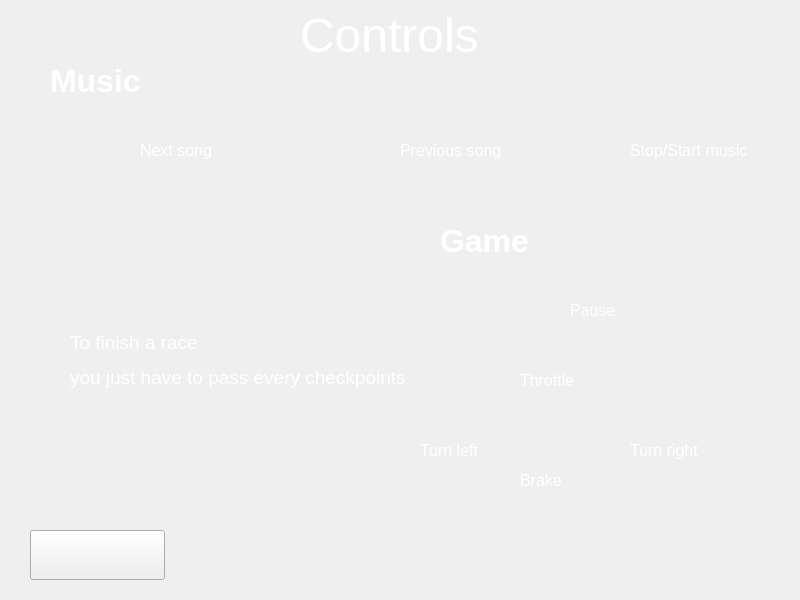
<?xml version="1.0" encoding="UTF-8"?>
<ui version="4.0">
 <class>Help</class>
 <widget class="QWidget" name="Help">
  <property name="geometry">
   <rect>
    <x>0</x>
    <y>0</y>
    <width>800</width>
    <height>600</height>
   </rect>
  </property>
  <property name="windowTitle">
   <string>Form</string>
  </property>
  <widget class="QLabel" name="label">
   <property name="geometry">
    <rect>
     <x>90</x>
     <y>130</y>
     <width>61</width>
     <height>41</height>
    </rect>
   </property>
   <property name="font">
    <font>
     <family>Leelawadee UI</family>
     <pointsize>12</pointsize>
    </font>
   </property>
   <property name="styleSheet">
    <string notr="true">color:white;</string>
   </property>
   <property name="text">
    <string/>
   </property>
  </widget>
  <widget class="QLabel" name="label_2">
   <property name="geometry">
    <rect>
     <x>140</x>
     <y>140</y>
     <width>111</width>
     <height>21</height>
    </rect>
   </property>
   <property name="font">
    <font>
     <family>Leelawadee UI</family>
     <pointsize>12</pointsize>
    </font>
   </property>
   <property name="styleSheet">
    <string notr="true">color:white;</string>
   </property>
   <property name="text">
    <string>Next song</string>
   </property>
  </widget>
  <widget class="QLabel" name="label_4">
   <property name="geometry">
    <rect>
     <x>400</x>
     <y>140</y>
     <width>111</width>
     <height>21</height>
    </rect>
   </property>
   <property name="font">
    <font>
     <family>Leelawadee UI</family>
     <pointsize>12</pointsize>
    </font>
   </property>
   <property name="styleSheet">
    <string notr="true">color:white;</string>
   </property>
   <property name="text">
    <string>&lt;html&gt;&lt;head/&gt;&lt;body&gt;&lt;p&gt;Previous song&lt;/p&gt;&lt;/body&gt;&lt;/html&gt;</string>
   </property>
  </widget>
  <widget class="QLabel" name="label_5">
   <property name="geometry">
    <rect>
     <x>510</x>
     <y>290</y>
     <width>61</width>
     <height>41</height>
    </rect>
   </property>
   <property name="font">
    <font>
     <family>Leelawadee UI</family>
     <pointsize>12</pointsize>
    </font>
   </property>
   <property name="styleSheet">
    <string notr="true">color:white;</string>
   </property>
   <property name="text">
    <string/>
   </property>
  </widget>
  <widget class="QLabel" name="label_6">
   <property name="geometry">
    <rect>
     <x>570</x>
     <y>300</y>
     <width>81</width>
     <height>20</height>
    </rect>
   </property>
   <property name="font">
    <font>
     <family>Leelawadee UI</family>
     <pointsize>12</pointsize>
    </font>
   </property>
   <property name="styleSheet">
    <string notr="true">color:white;</string>
   </property>
   <property name="text">
    <string>Pause</string>
   </property>
  </widget>
  <widget class="QLabel" name="label_7">
   <property name="geometry">
    <rect>
     <x>530</x>
     <y>390</y>
     <width>60</width>
     <height>40</height>
    </rect>
   </property>
   <property name="font">
    <font>
     <family>Leelawadee UI</family>
     <pointsize>12</pointsize>
    </font>
   </property>
   <property name="styleSheet">
    <string notr="true">color:white;</string>
   </property>
   <property name="text">
    <string/>
   </property>
  </widget>
  <widget class="QLabel" name="label_8">
   <property name="geometry">
    <rect>
     <x>571</x>
     <y>430</y>
     <width>61</width>
     <height>41</height>
    </rect>
   </property>
   <property name="font">
    <font>
     <family>Leelawadee UI</family>
     <pointsize>12</pointsize>
    </font>
   </property>
   <property name="styleSheet">
    <string notr="true">color:white;</string>
   </property>
   <property name="text">
    <string/>
   </property>
  </widget>
  <widget class="QLabel" name="label_9">
   <property name="geometry">
    <rect>
     <x>490</x>
     <y>430</y>
     <width>61</width>
     <height>41</height>
    </rect>
   </property>
   <property name="font">
    <font>
     <family>Leelawadee UI</family>
     <pointsize>12</pointsize>
    </font>
   </property>
   <property name="styleSheet">
    <string notr="true">color:white;</string>
   </property>
   <property name="text">
    <string/>
   </property>
  </widget>
  <widget class="QLabel" name="label_10">
   <property name="geometry">
    <rect>
     <x>530</x>
     <y>430</y>
     <width>61</width>
     <height>41</height>
    </rect>
   </property>
   <property name="font">
    <font>
     <family>Leelawadee UI</family>
     <pointsize>12</pointsize>
    </font>
   </property>
   <property name="styleSheet">
    <string notr="true">color:white;</string>
   </property>
   <property name="text">
    <string/>
   </property>
  </widget>
  <widget class="QLabel" name="label_11">
   <property name="geometry">
    <rect>
     <x>520</x>
     <y>370</y>
     <width>111</width>
     <height>21</height>
    </rect>
   </property>
   <property name="font">
    <font>
     <family>Leelawadee UI</family>
     <pointsize>12</pointsize>
    </font>
   </property>
   <property name="styleSheet">
    <string notr="true">color:white;</string>
   </property>
   <property name="text">
    <string>Throttle</string>
   </property>
  </widget>
  <widget class="QLabel" name="label_12">
   <property name="geometry">
    <rect>
     <x>630</x>
     <y>440</y>
     <width>71</width>
     <height>21</height>
    </rect>
   </property>
   <property name="font">
    <font>
     <family>Leelawadee UI</family>
     <pointsize>12</pointsize>
    </font>
   </property>
   <property name="styleSheet">
    <string notr="true">color:white;</string>
   </property>
   <property name="text">
    <string>Turn right</string>
   </property>
  </widget>
  <widget class="QLabel" name="label_13">
   <property name="geometry">
    <rect>
     <x>420</x>
     <y>440</y>
     <width>61</width>
     <height>21</height>
    </rect>
   </property>
   <property name="font">
    <font>
     <family>Leelawadee UI</family>
     <pointsize>12</pointsize>
    </font>
   </property>
   <property name="styleSheet">
    <string notr="true">color:white;</string>
   </property>
   <property name="text">
    <string>Turn left</string>
   </property>
  </widget>
  <widget class="QLabel" name="label_14">
   <property name="geometry">
    <rect>
     <x>520</x>
     <y>470</y>
     <width>111</width>
     <height>21</height>
    </rect>
   </property>
   <property name="font">
    <font>
     <family>Leelawadee UI</family>
     <pointsize>12</pointsize>
    </font>
   </property>
   <property name="styleSheet">
    <string notr="true">color:white;</string>
   </property>
   <property name="text">
    <string>Brake</string>
   </property>
  </widget>
  <widget class="QLabel" name="label_15">
   <property name="geometry">
    <rect>
     <x>50</x>
     <y>60</y>
     <width>141</width>
     <height>41</height>
    </rect>
   </property>
   <property name="font">
    <font>
     <family>Leelawadee UI</family>
     <pointsize>24</pointsize>
     <weight>75</weight>
     <bold>true</bold>
     <underline>false</underline>
    </font>
   </property>
   <property name="styleSheet">
    <string notr="true">color:white;</string>
   </property>
   <property name="text">
    <string>Music</string>
   </property>
   <property name="textFormat">
    <enum>Qt::PlainText</enum>
   </property>
  </widget>
  <widget class="QLabel" name="label_16">
   <property name="geometry">
    <rect>
     <x>440</x>
     <y>220</y>
     <width>161</width>
     <height>41</height>
    </rect>
   </property>
   <property name="font">
    <font>
     <family>Leelawadee UI</family>
     <pointsize>24</pointsize>
     <weight>75</weight>
     <bold>true</bold>
     <underline>false</underline>
    </font>
   </property>
   <property name="styleSheet">
    <string notr="true">color:white;</string>
   </property>
   <property name="text">
    <string>Game</string>
   </property>
  </widget>
  <widget class="QPushButton" name="pushButton">
   <property name="geometry">
    <rect>
     <x>30</x>
     <y>530</y>
     <width>135</width>
     <height>50</height>
    </rect>
   </property>
   <property name="text">
    <string/>
   </property>
  </widget>
  <widget class="QLabel" name="label_3">
   <property name="geometry">
    <rect>
     <x>350</x>
     <y>130</y>
     <width>61</width>
     <height>41</height>
    </rect>
   </property>
   <property name="font">
    <font>
     <family>Leelawadee UI</family>
     <pointsize>12</pointsize>
    </font>
   </property>
   <property name="styleSheet">
    <string notr="true">color:white;</string>
   </property>
   <property name="text">
    <string/>
   </property>
  </widget>
  <widget class="QLabel" name="label_18">
   <property name="geometry">
    <rect>
     <x>580</x>
     <y>130</y>
     <width>61</width>
     <height>41</height>
    </rect>
   </property>
   <property name="font">
    <font>
     <family>Leelawadee UI</family>
     <pointsize>12</pointsize>
    </font>
   </property>
   <property name="styleSheet">
    <string notr="true">color:white;</string>
   </property>
   <property name="text">
    <string/>
   </property>
  </widget>
  <widget class="QLabel" name="label_19">
   <property name="geometry">
    <rect>
     <x>630</x>
     <y>140</y>
     <width>121</width>
     <height>21</height>
    </rect>
   </property>
   <property name="font">
    <font>
     <family>Leelawadee UI</family>
     <pointsize>12</pointsize>
    </font>
   </property>
   <property name="styleSheet">
    <string notr="true">color:white;</string>
   </property>
   <property name="text">
    <string>Stop/Start music</string>
   </property>
  </widget>
  <widget class="QLabel" name="label_20">
   <property name="geometry">
    <rect>
     <x>300</x>
     <y>10</y>
     <width>191</width>
     <height>51</height>
    </rect>
   </property>
   <property name="font">
    <font>
     <family>Leelawadee UI</family>
     <pointsize>36</pointsize>
     <weight>50</weight>
     <bold>false</bold>
     <underline>false</underline>
     <kerning>true</kerning>
    </font>
   </property>
   <property name="styleSheet">
    <string notr="true">color:white;</string>
   </property>
   <property name="text">
    <string>Controls</string>
   </property>
  </widget>
  <widget class="QLabel" name="label_17">
   <property name="geometry">
    <rect>
     <x>70</x>
     <y>310</y>
     <width>351</width>
     <height>101</height>
    </rect>
   </property>
   <property name="font">
    <font>
     <family>Leelawadee UI</family>
     <pointsize>14</pointsize>
    </font>
   </property>
   <property name="styleSheet">
    <string notr="true">color:white;background-color:rgba(0,0,0,0);</string>
   </property>
   <property name="text">
    <string>&lt;html&gt;&lt;head/&gt;&lt;body&gt;&lt;p&gt;To finish a race &lt;/p&gt;&lt;p&gt;you just have to pass every checkpoints&lt;/p&gt;&lt;/body&gt;&lt;/html&gt;</string>
   </property>
  </widget>
 </widget>
 <resources/>
 <connections/>
</ui>
